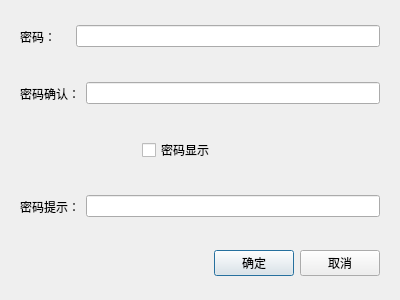
<?xml version="1.0" encoding="UTF-8"?>
<ui version="4.0">
 <class>Dialog_Setpassword</class>
 <widget class="QDialog" name="Dialog_Setpassword">
  <property name="geometry">
   <rect>
    <x>0</x>
    <y>0</y>
    <width>400</width>
    <height>300</height>
   </rect>
  </property>
  <property name="windowTitle">
   <string>Dialog</string>
  </property>
  <layout class="QVBoxLayout" name="verticalLayout">
   <item>
    <widget class="QWidget" name="widget" native="true">
     <layout class="QHBoxLayout" name="horizontalLayout">
      <item>
       <widget class="QLabel" name="label">
        <property name="text">
         <string>密码：    </string>
        </property>
       </widget>
      </item>
      <item>
       <widget class="QLineEdit" name="lineEdit"/>
      </item>
     </layout>
    </widget>
   </item>
   <item>
    <widget class="QWidget" name="widget_2" native="true">
     <layout class="QHBoxLayout" name="horizontalLayout_2">
      <item>
       <widget class="QLabel" name="label_2">
        <property name="text">
         <string>密码确认：</string>
        </property>
       </widget>
      </item>
      <item>
       <widget class="QLineEdit" name="lineEdit_2"/>
      </item>
     </layout>
    </widget>
   </item>
   <item>
    <widget class="QWidget" name="widget_5" native="true">
     <layout class="QHBoxLayout" name="horizontalLayout_5">
      <item>
       <widget class="QLabel" name="label_5">
        <property name="text">
         <string/>
        </property>
       </widget>
      </item>
      <item>
       <widget class="QCheckBox" name="checkBox">
        <property name="text">
         <string>密码显示</string>
        </property>
       </widget>
      </item>
      <item>
       <widget class="QLabel" name="label_4">
        <property name="text">
         <string/>
        </property>
       </widget>
      </item>
     </layout>
    </widget>
   </item>
   <item>
    <widget class="QWidget" name="widget_3" native="true">
     <layout class="QHBoxLayout" name="horizontalLayout_3">
      <item>
       <widget class="QLabel" name="label_3">
        <property name="text">
         <string>密码提示：</string>
        </property>
       </widget>
      </item>
      <item>
       <widget class="QLineEdit" name="lineEdit_3">
        <property name="text">
         <string/>
        </property>
       </widget>
      </item>
     </layout>
    </widget>
   </item>
   <item>
    <widget class="QWidget" name="widget_4" native="true">
     <layout class="QHBoxLayout" name="horizontalLayout_4">
      <item>
       <spacer name="horizontalSpacer_6">
        <property name="orientation">
         <enum>Qt::Horizontal</enum>
        </property>
        <property name="sizeHint" stdset="0">
         <size>
          <width>180</width>
          <height>20</height>
         </size>
        </property>
       </spacer>
      </item>
      <item>
       <widget class="QPushButton" name="pushButton">
        <property name="text">
         <string>确定</string>
        </property>
       </widget>
      </item>
      <item>
       <widget class="QPushButton" name="pushButton_2">
        <property name="text">
         <string>取消</string>
        </property>
       </widget>
      </item>
     </layout>
    </widget>
   </item>
  </layout>
 </widget>
 <resources/>
 <connections/>
</ui>
